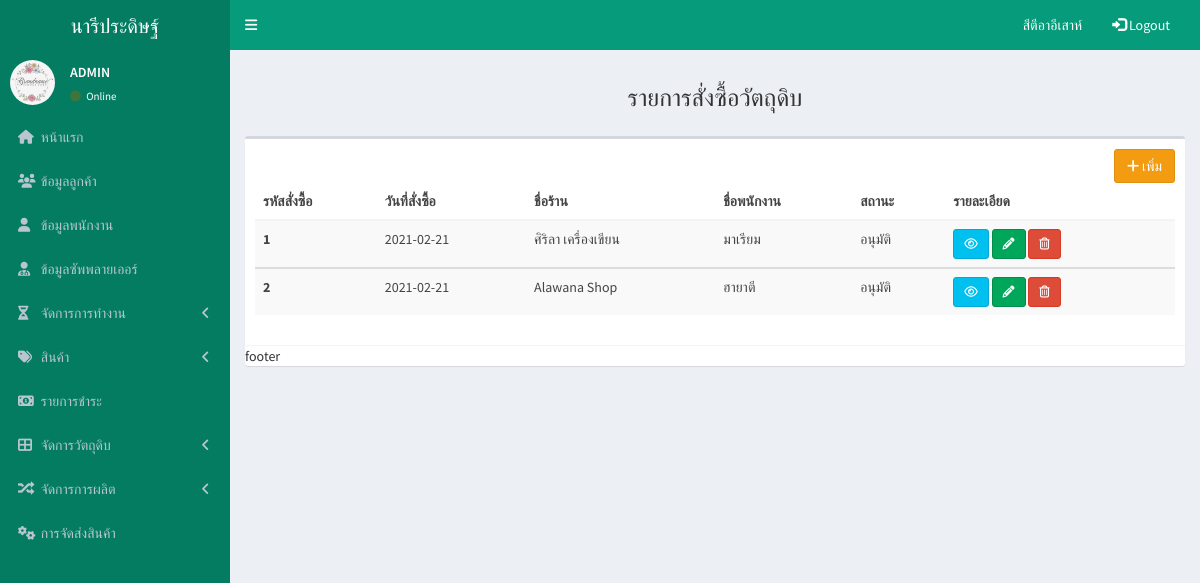
The page /pages/meterial_order/table_order_meterial.php (signed in) on the database its author committed.
### tables this page shows
CREATE TABLE `order_material` (
  `order_material_id` int(10) NOT NULL,
  `order_material_date` varchar(15) NOT NULL,
  `supplier_id` int(10) NOT NULL,
  `employee_id` int(10) NOT NULL,
  `status` varchar(30) NOT NULL DEFAULT 'รอการอนุมัติ'
);

CREATE TABLE `supplier` (
  `supplier_id` int(10) NOT NULL,
  `supplier_name` varchar(100) NOT NULL,
  `supplier_tel` varchar(10) NOT NULL,
  `supplier_facebook` varchar(50) NOT NULL,
  `supplier_line` varchar(50) NOT NULL,
  `supplier_address` varchar(100) NOT NULL
);

CREATE TABLE `employee` (
  `employee_id` int(10) NOT NULL,
  `employee_name` varchar(50) NOT NULL,
  `employee_lastname` varchar(50) NOT NULL,
  `employee_sex` varchar(20) NOT NULL,
  `employee_address` varchar(100) NOT NULL,
  `employee_tel` varchar(10) NOT NULL,
  `employee_username` varchar(50) NOT NULL,
  `employee_password` varchar(50) NOT NULL,
  `employee_level` varchar(20) NOT NULL
);

### pages/meterial_order/table_order_meterial.php (the view, shortened to what this page needs)
<!DOCTYPE html>
<html>
<?php  include("db.php");?>
<head>
    <link rel="stylesheet" href="../../bower_components/bootstrap/dist/css/bootstrap.min.css">
    <link rel="stylesheet" href="../../bower_components/font-awesome/css/font-awesome.min.css">
    <link rel="stylesheet" href="../../bower_components/Ionicons/css/ionicons.min.css">
    <link rel="stylesheet" href="../../dist/css/AdminLTE.min.css">
    <link rel="stylesheet" href="../../dist/css/skins/_all-skins.min.css">
</head>
<body class="hold-transition skin-blue sidebar-mini">
    <div class="wrapper">
        <header class="main-header">
            <a href="../admin/admin.php" class="logo">
                <span class="logo-lg">นารีประดิษฐ์</span>
            </a>
            <?php
                include('../bar/navbar.php');
                include('../bar/sidebar.php');
            ?>
            <div class="content-wrapper">
                <section class="content-header">
                    <center>
                        <h3>
                            รายการสั่งซื้อวัตถุดิบ
                        </h3>
                    </center>
                </section>
                <section class="content">
                    <div class="box">
                        <div class="box-header with-border">
                            <a href="order_form.php" class="btn btn-warning pull-right"> <i class="fa fa-plus"></i> เพิ่ม</a>
                      <?php
                                $sql = "SELECT
                                employee.employee_name,
                                supplier.supplier_name,
                                order_material.order_material_date,
                                order_material.order_material_id,
                                order_material.status
                                FROM
                                order_material
                                INNER JOIN employee ON order_material.employee_id =  employee.employee_id
                                INNER JOIN supplier ON supplier.supplier_id = order_material.supplier_id
                                ORDER BY `order_material`.`order_material_id` ASC";
                                $query = mysqli_query($conn,$sql);
                        ?>
                            <table class="table table-striped">
                                <thead>
                                    <tr>
                                        <th scope="col">รหัสสั่งซื้อ</th>
                                        <th scope="col">วันที่สั่งซื้อ</th>
                                        <th scope="col">ชื่อร้าน</th>
                                        <th scope="col">ชื่อพนักงาน</th>
                                        <th scope="col">สถานะ</th>
                                        <th scope="col">รายละเอียด</th>
                                    </tr>
                                </thead>
                                <tbody>
                                <?php
                                    if($sql)
                                    {
                                        while($row=mysqli_fetch_array($query,MYSQLI_ASSOC))
                                        {
                                ?>
                                    <tr>
                                        <th scope="row"><?php echo $row['order_material_id']; ?></th>
                                        <td><?php echo $row['order_material_date']; ?></td>
                                        <td><?php echo $row['supplier_name']; ?></td>
                                        <td><?php echo $row['employee_name']; ?></td>
                                        <td><?php echo $row['status']; ?></td>
                                        <td><a href="order_meterial_show.php?txtid=<?php echo $row['order_material_id'];?>" class="btn btn-info btn-sm"><i
                                                    class="fa fa-eye"></i></a>
                                        <a href="order_meterial_form_update.php?txtid=<?php echo $row['order_material_id'];?>" class="btn btn-success btn-sm"><i
                                                    class="fa fa-pencil"></i></a>
                                        <a href="order_meterial_del.php?txtid=<?php echo $row['order_material_id'];?>" onclick="return confirm('คุณจะลบข้อมูลนี้ใช่หรือไม่?')" class="btn btn-danger btn-sm"><i
                                                    class="fa fa-trash-o"></i></a>
                                        </td>
                                    </tr>
                                </tbody>
                                <?php }
                                }
                                else
                                {
                                echo "No Recoer Found";
                                }
                                ?>
                            </table>
                        </div>
                        footer
                    </div>
                </section>
            </div>
</body>
</html>

### rows shown on the page
order_material: order_material_id "1", order_material_date "2021-02-21", supplier.supplier_name "ศิริลา เครื่องเขียน", employee.employee_name "มาเรียม", status "อนุมัติ"
order_material: order_material_id "2", order_material_date "2021-02-21", supplier.supplier_name "Alawana Shop", employee.employee_name "ฮายาตี", status "อนุมัติ"

### other values the page prints
$_SESSION["username"] "สีตีอาอีเสาห์"
